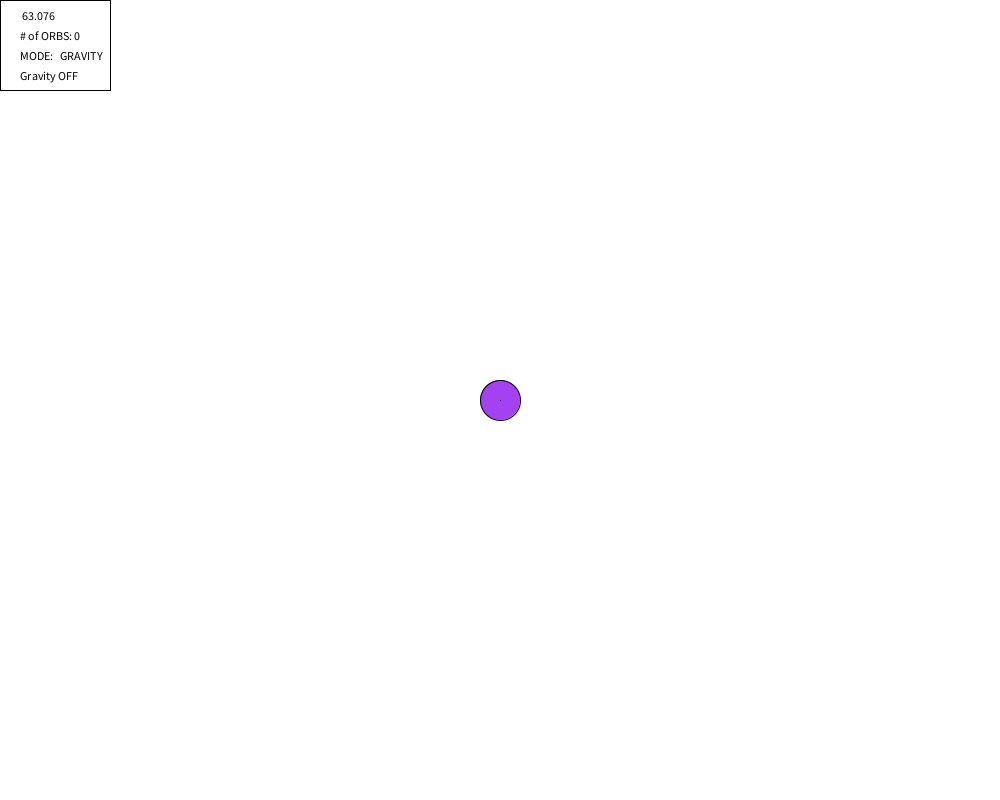
Frame 1 (no input)
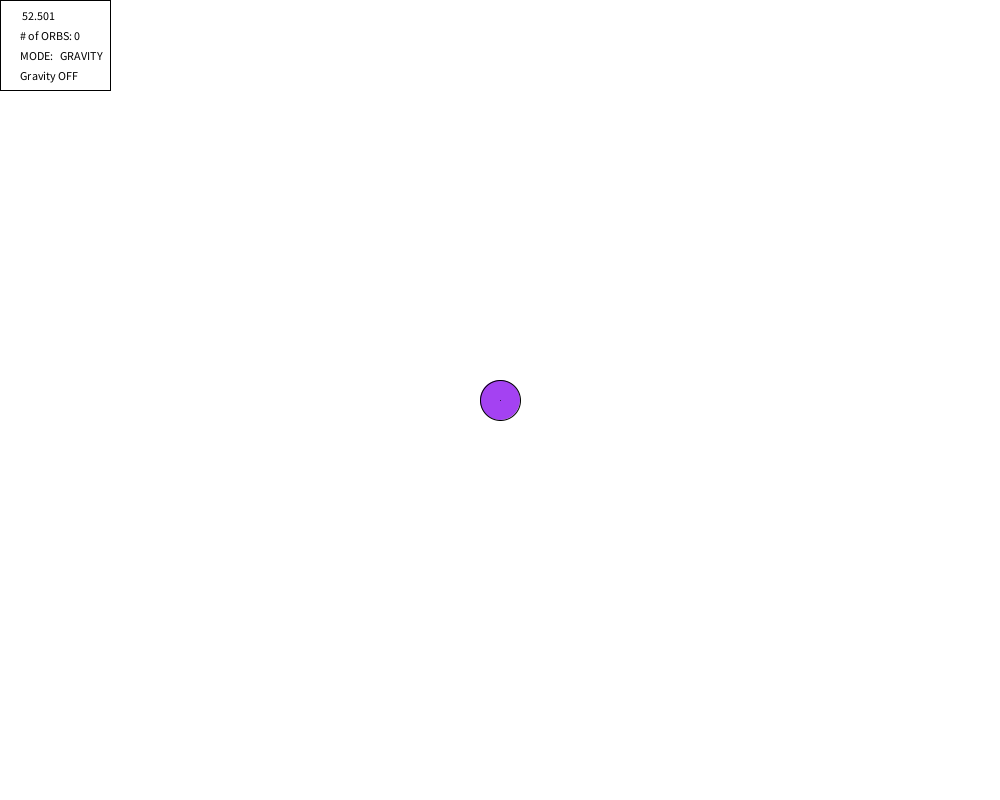
Frame 60 (the mouse pressed at the canvas centre just before this capture)
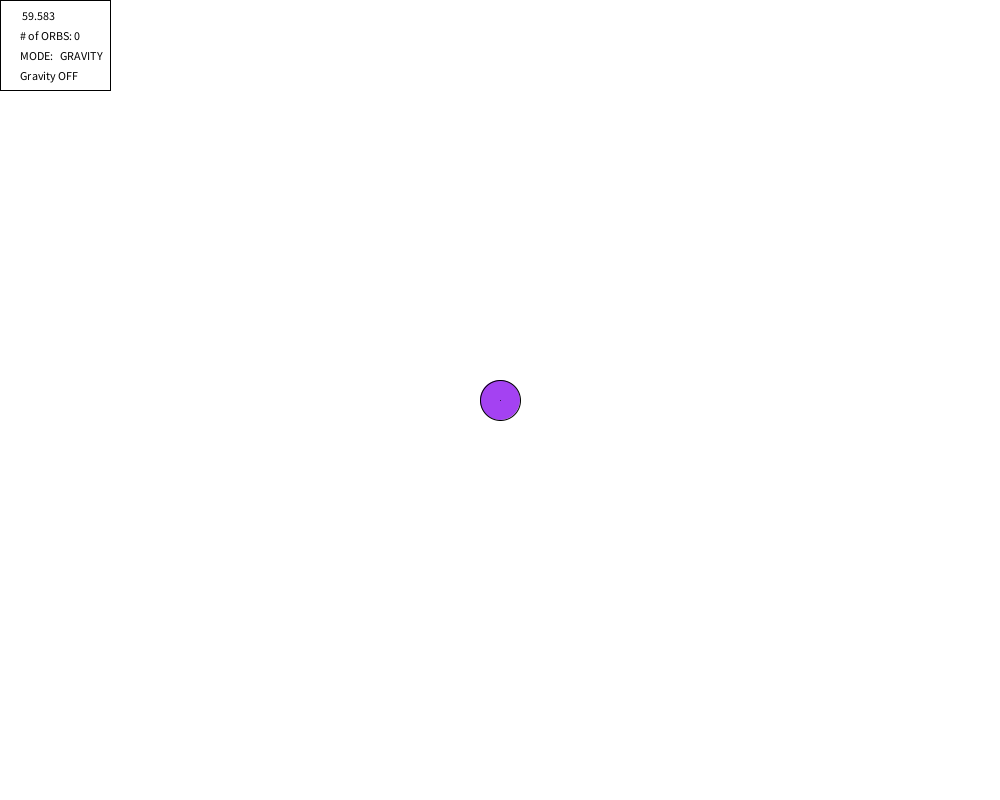
Frame 120 (the mouse held since frame 60 and released just before this capture)

The Processing sketch that drew these frames (run headless with seeded random() and noise(); from frame 60 on, the mouse is pressed at the canvas centre):

// Processing sketch: OrbPhysics
// ── OrbPhysics.pde
final int GRAVITY = 0;
final int ORBIT = 1;
final int SPRING = 2;

final float SPRING_LENGTH = 150; 
final float SPRING_DAMPEN = 0.995;
final float SPRING_CONSTANT = 0.005;

int MODE;
boolean backgroundMODE;
boolean gravityMODE;

ArrayList<Orb>orbList;
Orb center;

void setup() {
  size(1000, 800);
  orbList = new ArrayList<Orb>();
  center = new Orb(width/2,height/2,0,0,20);
  MODE = 0;
  backgroundMODE = true;
}
void mouseClicked() {
  //add a new Orb to the orbList, constructed as follows:
  //The x and y positions are the same as the mouse
  //the radius should be between in the range [20.0,70.0)
  //the xSpeed and ySpeed should be in the range [-3.0,3.0)
  
  orbList.add(new Orb(mouseX, mouseY, 5, 0, 20));
  
}
void draw() {
  if (backgroundMODE) {
    background(255);
  }
  center.display();
  for (Orb o : orbList) {
    if (gravityMODE) {
      o.gravity();
    }
    if (MODE == GRAVITY) {
      o.move();
      o.bounce();
      o.display();
    } else if (MODE == ORBIT ) {
      o.move();
      center.attract(o);
      o.display();
    } else if (MODE == SPRING ) {
      o.move();
      center.attractSpring(o);
      o.display();
    } 
  }
  fill(255);
  rect(0,0,110,90);
  fill(0);
  text(frameRate,20,20);
  text("# of ORBS: " + orbList.size(),20,40);
  text ("MODE: ", 20,60);
  if (MODE == 0) {
    text("GRAVITY",60,60);
  } else if (MODE == 1) {
    text("ORBIT",60,60);
  } else if (MODE == 2) {
    text("SPRING",60,60);
  }
  if (gravityMODE) {
    text("Gravity ON", 20,80);
  } else {
    text("Gravity OFF", 20,80);
  }
}

void keyPressed() {
  if (keyCode == 32) {
    if (MODE == SPRING) {
      MODE = GRAVITY;
    } else {
      MODE++;
    }
  } else if (key == BACKSPACE || key == DELETE) {
    orbList.clear();
  } else if (keyCode == 66) {
    backgroundMODE = !backgroundMODE;
  } else if (keyCode == 71) {
    gravityMODE = !gravityMODE;
  }
}

// ── Orb.pde
public class Orb{
  float x,y;
  float xSpeed,ySpeed;
  float radius;
  color c;

  public Orb(float x_,float y_,float xSpeed_, float ySpeed_, float radius_ ){
    x = x_;
    y = y_;
    xSpeed = xSpeed_;
    ySpeed = ySpeed_;
    radius = radius_;
    //random color... why not.
    c = color(random(255),random(255),random(255));
  }
  
  
  void display(){
    //Part 1:
    //draw a ellipse at the x,y position, with the correct radius.
    //make sure it is the correct color
    fill(c);
    ellipse(x,y,2*radius, 2*radius);
    line(x,y,x+5*xSpeed,y+5*ySpeed);
    //make sure you read the parameters of ellipse, so that you have the correct size.
    //radius is NOT one of the parameters of ellipse by default.
  }

  void move(){
    //PART 2
    //change the x based on the xSpeed
    //change the y based on the ySpeed
    //PART 3
    //Change the speed when you collide with the end of the screen (all 4 sides)
    x += xSpeed;
    y += ySpeed;

    //Part 4
    //Add a small adjustment for gravity. Gravity is a ySpeed acceleration...
    //You don't need a variable for this if every object experiences the same
    //gravitational constant (find the value that looks nice experimentally, 9.8 will not work well).
    
  }
  
  void bounce () {
    if (x >= width || x <= 0) {
      xSpeed *= -1;
    }
    x = xSpeed+x;
    if (y >= height || y <= 0) {
      ySpeed *= -1;
    }
  }
  
  void attract(Orb other) {
    float distance = dist(x,y,other.x,other.y);
    other.xSpeed += 20*((x-other.x)/(distance*distance));
    other.ySpeed += 20*((y-other.y)/(distance*distance));
  }
  
  void attractSpring(Orb other) {
    float distance = dist(x,y,other.x,other.y);
    float force = (distance - SPRING_LENGTH) * SPRING_CONSTANT;
    other.xSpeed += force * ((x-other.x) / distance);
    other.xSpeed *= SPRING_DAMPEN;
    
    other.ySpeed += force * ((y-other.y) / distance);
    other.ySpeed *= SPRING_DAMPEN;
  }
  
  void gravity() {
    ySpeed += 0.15;
  }
  
  void gravityOff() {
    ySpeed -= 0.15;
  }

  
}
